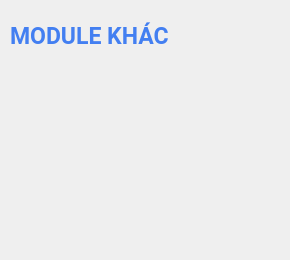
      <widget class="QWidget" name="moduleKhacOn">
       <widget class="QLabel" name="label_41">
        <property name="geometry">
         <rect>
          <x>20</x>
          <y>90</y>
          <width>71</width>
          <height>71</height>
         </rect>
        </property>
        <property name="styleSheet">
         <string notr="true">border-image: url(:/newPrefix/fileanh/icons8-heart-monitor-80.png);</string>
        </property>
        <property name="text">
         <string/>
        </property>
       </widget>
       <widget class="QLabel" name="label_42">
        <property name="geometry">
         <rect>
          <x>20</x>
          <y>180</y>
          <width>71</width>
          <height>61</height>
         </rect>
        </property>
        <property name="styleSheet">
         <string notr="true">border-image: url(:/newPrefix/fileanh/icons8-fraud-80.png);</string>
        </property>
        <property name="text">
         <string/>
        </property>
       </widget>
       <widget class="QLabel" name="label_74">
        <property name="geometry">
         <rect>
          <x>0</x>
          <y>0</y>
          <width>281</width>
          <height>251</height>
         </rect>
        </property>
        <property name="styleSheet">
         <string notr="true">border-image: url(:/newPrefix/fileanh/background1.jpg);
				border-top-left-radius: 20px;
				border-top-right-radius: 20px;
				border-bottom-right-radius: 20px;
				border-bottom-left-radius: 20px;</string>
        </property>
        <property name="text">
         <string/>
        </property>
       </widget>
       <widget class="QLabel" name="label_84">
        <property name="geometry">
         <rect>
          <x>10</x>
          <y>10</y>
          <width>171</width>
          <height>51</height>
         </rect>
        </property>
        <property name="font">
         <font>
          <family>Roboto</family>
          <pointsize>17</pointsize>
          <weight>75</weight>
          <bold>true</bold>
         </font>
        </property>
        <property name="styleSheet">
         <string notr="true">				color: rgb(67, 127, 241);
				</string>
        </property>
        <property name="text">
         <string>MODULE KHÁC</string>
        </property>
        <property name="scaledContents">
         <bool>false</bool>
        </property>
        <property name="textInteractionFlags">
         <set>Qt::LinksAccessibleByMouse</set>
        </property>
       </widget>
       <widget class="QLabel" name="giatrimodulexamnhaptat">
        <property name="geometry">
         <rect>
          <x>110</x>
          <y>190</y>
          <width>61</width>
          <height>51</height>
         </rect>
        </property>
        <property name="styleSheet">
         <string notr="true">border-image: url(:/newPrefix/fileanh/icons8-filled-circleoff-96.png);</string>
        </property>
        <property name="text">
         <string/>
        </property>
       </widget>
       <widget class="QLabel" name="giatrimodulexamnhapbat">
        <property name="geometry">
         <rect>
          <x>110</x>
          <y>190</y>
          <width>61</width>
          <height>51</height>
         </rect>
        </property>
        <property name="styleSheet">
         <string notr="true">image: url(:/newPrefix/fileanh/icons8-filled-circle-96.png);</string>
        </property>
        <property name="text">
         <string/>
        </property>
       </widget>
       <widget class="QLabel" name="giatrimodulesuckhoebat">
        <property name="geometry">
         <rect>
          <x>110</x>
          <y>90</y>
          <width>61</width>
          <height>51</height>
         </rect>
        </property>
        <property name="styleSheet">
         <string notr="true">image: url(:/newPrefix/fileanh/icons8-filled-circle-96.png);</string>
        </property>
        <property name="text">
         <string/>
        </property>
       </widget>
       <widget class="QLabel" name="giatrimodulesuckhoetat">
        <property name="geometry">
         <rect>
          <x>110</x>
          <y>90</y>
          <width>61</width>
          <height>51</height>
         </rect>
        </property>
        <property name="styleSheet">
         <string notr="true">border-image: url(:/newPrefix/fileanh/icons8-filled-circleoff-96.png);</string>
        </property>
        <property name="text">
         <string/>
        </property>
       </widget>
       <widget class="QLabel" name="onModuleKhac">
        <property name="geometry">
         <rect>
          <x>180</x>
          <y>0</y>
          <width>81</width>
          <height>61</height>
         </rect>
        </property>
        <property name="styleSheet">
         <string notr="true">border-image: url(:/newPrefix/fileanh/icons8-done-40.png);</string>
        </property>
        <property name="text">
         <string/>
        </property>
       </widget>
       <widget class="QLabel" name="offModuleKhac">
        <property name="geometry">
         <rect>
          <x>180</x>
          <y>0</y>
          <width>81</width>
          <height>61</height>
         </rect>
        </property>
        <property name="styleSheet">
         <string notr="true">border-image: url(:/newPrefix/fileanh/icons8-close-40.png);</string>
        </property>
        <property name="text">
         <string/>
        </property>
       </widget>
       <widget class="QLabel" name="loichuyendong">
        <property name="geometry">
         <rect>
          <x>190</x>
          <y>170</y>
          <width>71</width>
          <height>71</height>
         </rect>
        </property>
        <property name="styleSheet">
         <string notr="true">border-image: url(:/newPrefix/fileanh/new/icons8-high-risk-80.png);</string>
        </property>
        <property name="text">
         <string/>
        </property>
       </widget>
       <zorder>label_74</zorder>
       <zorder>label_41</zorder>
       <zorder>label_42</zorder>
       <zorder>label_84</zorder>
       <zorder>giatrimodulexamnhaptat</zorder>
       <zorder>giatrimodulexamnhapbat</zorder>
       <zorder>giatrimodulesuckhoebat</zorder>
       <zorder>giatrimodulesuckhoetat</zorder>
       <zorder>onModuleKhac</zorder>
       <zorder>offModuleKhac</zorder>
       <zorder>loichuyendong</zorder>
      </widget>
